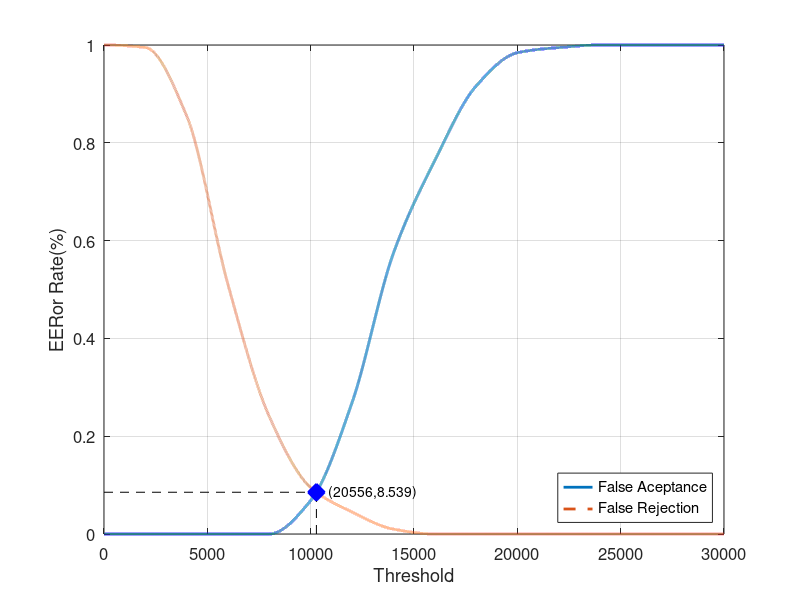
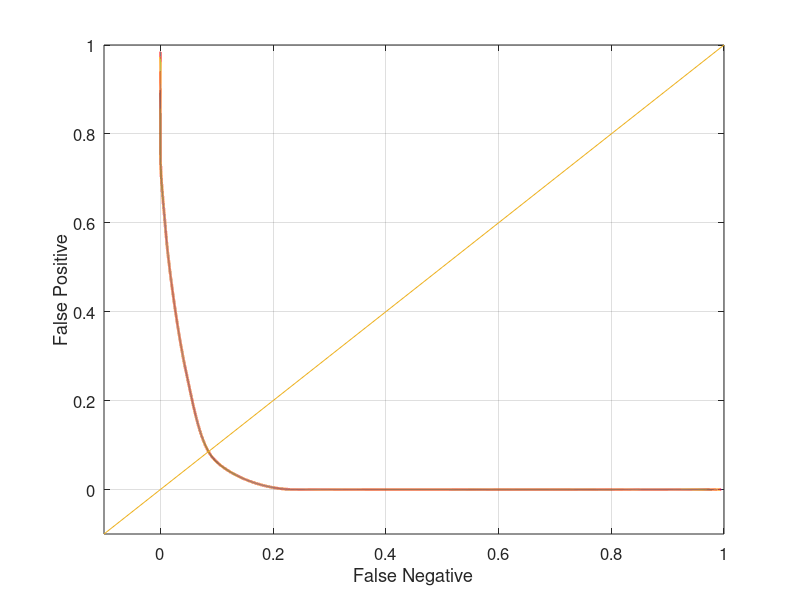

Source code (MATLAB) for these figures, in order:
close all;
clear;
clc;
x = 0:2000:30000;
xq = 0:0.5:30000;

y0 = [0 0 0 0 0 0.0684211 0.268421 0.573684 0.763158 0.915789 0.984211 0.994737 1 1 1 1]
yy0 = interp1(x, y0, xq, 'pchip');
y1 = [1 0.995 0.855 0.51 0.24 0.095 0.045 0.01 0 0 0 0 0 0 0 0]
yy1 = interp1(x, y1, xq, 'pchip');

% Calculating EER: 
y2 = abs(y0 - y1);
find(y2 == min(y2))
yy2 = abs(yy0 - yy1);
xEER = find(yy2 == min(yy2));
xEERIndex = xq(xEER) % X-axis EER
yEER = yy0(xEER) % Y-axis EER

main = figure
plot(xq, yy0,'-','LineWidth', 2);	hold on
plot(xq, yy1,'--','LineWidth', 2);	hold on
plot([xEERIndex xEERIndex], [0 yEER], 'k--');	hold on
plot([0 xEERIndex], [yEER yEER], 'k--');	hold on
plot(xEERIndex, yEER, 'bx', 'LineWidth', 10);	hold on
text(xEERIndex, yEER,strcat('    (', num2str(xEER), ', ', num2str(yEER * 100), ')'))
legend('False Aceptance', 'False Rejection', 'Location', 'SouthEast')
xlabel('Threshold')
ylabel('EERor Rate(%)')
set(gca, 'FontSize', 12)
axis([0 30000 0 1])
grid on

print(main, 'Database3_3Main', '-dpng');
FNRxFPR = figure('Color', [1 1 1]);
plot(yy1, yy0, '-', yy1, yy0, 'LineWidth', 2);
hold on
y = -0.1:0.1:1
plot(y, y); 
set(gca, 'FontSize', 12)
xlabel('False Negative')
ylabel('False Positive')
axis([-0.1 1 -0.1 1])
set(gca, 'FontSize', 12)
grid on

print(FNRxFPR, 'Database3_3FNRxFPR','-dpng');
